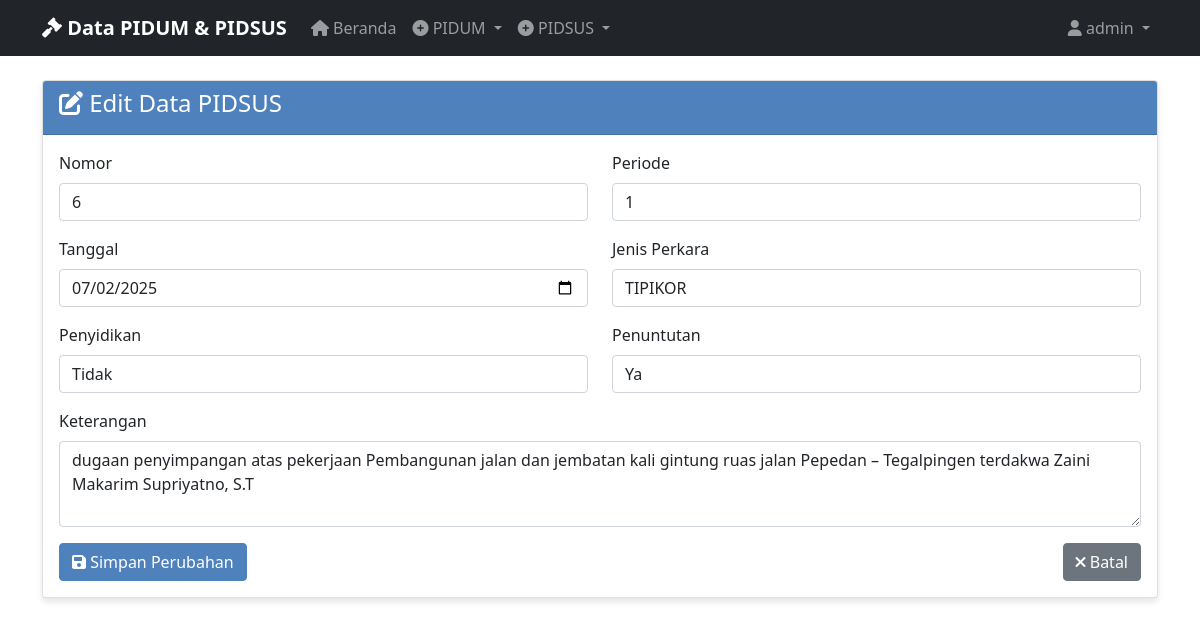
Page /edit_pidsus/6 (signed in) on the committed database.
### tables this page shows
CREATE TABLE pidsus_data (
                id INTEGER PRIMARY KEY AUTOINCREMENT,
                no TEXT NOT NULL,
                periode TEXT NOT NULL,
                tanggal TEXT NOT NULL,
                jenis_perkara TEXT NOT NULL,
                penyidikan TEXT NOT NULL,
                penuntutan TEXT NOT NULL,
                keterangan TEXT NOT NULL,
                created_at TIMESTAMP DEFAULT CURRENT_TIMESTAMP
            );

### app_with_db.py (the view, shortened to what this page needs)
@app.route('/edit_pidsus/<int:item_id>', methods=['GET', 'POST'])
@login_required
def edit_pidsus(item_id):
    if request.method == 'GET':
        data = get_pidsus_data_by_id(item_id)
        if not data:
            flash('Data tidak ditemukan', 'error')
            return redirect(url_for('view_pidsus'))
        return render_template('edit_pidsus.html', data=data)

### app_with_db.py (called while the page is built)
def login_required(f):
    @wraps(f)
    def decorated_function(*args, **kwargs):
        if 'user_id' not in session:
            return redirect(url_for('login'))
        return f(*args, **kwargs)
    return decorated_function

### database.py (called while the page is built)
@contextmanager
def get_db_connection():
    conn = sqlite3.connect(DATABASE_PATH)
    conn.row_factory = sqlite3.Row
    try:
        yield conn
    finally:
        conn.close()

def get_pidsus_data_by_id(item_id):
    with get_db_connection() as conn:
        cursor = conn.cursor()
        cursor.execute('SELECT * FROM pidsus_data WHERE id = ?', (item_id,))
        row = cursor.fetchone()
        return dict(row) if row else None

### templates/edit_pidsus.html (shortened to what this page needs)
{% extends "base.html" %}
{% block content %}
<div class="row">
    <div class="col-md-12">
        <div class="card">
            <div class="card-header">
                <h4><i class="fas fa-edit"></i> Edit Data PIDSUS</h4>
            </div>
            <div class="card-body">
                <form method="POST" action="{{ url_for('edit_pidsus', item_id=data.id) }}">
                    <div class="row">
                        <div class="col-md-6 mb-3">
                            <label for="no" class="form-label">Nomor</label>
                            <input type="text" class="form-control" id="no" name="no" value="{{ data.no }}" required>
                        </div>
                        <div class="col-md-6 mb-3">
                            <label for="periode" class="form-label">Periode</label>
                            <input type="text" class="form-control" id="periode" name="periode" value="{{ data.periode }}" required>
                        </div>
                    </div>
                    <div class="row">
                        <div class="col-md-6 mb-3">
                            <label for="tanggal" class="form-label">Tanggal</label>
                            <input type="date" class="form-control" id="tanggal" name="tanggal" value="{{ data.tanggal }}" required>
                        </div>
                        <div class="col-md-6 mb-3">
                            <label for="jenis_perkara" class="form-label">Jenis Perkara</label>
                            <select class="form-control" id="jenis_perkara" name="jenis_perkara" required>
                                <option value="{{ data['jenis_perkara'] }}" selected>{{ data['jenis_perkara'] }}</option>
                            </select>
                        </div>
                    </div>
                    <div class="row">
                        <div class="col-md-6 mb-3">
                            <label for="penyidikan" class="form-label">Penyidikan</label>
                            <select class="form-control" id="penyidikan" name="penyidikan" required>
                                <option value="0" {% if data.penyidikan == '0' %}selected{% endif %}>Tidak</option>
                            </select>
                        </div>
                        <div class="col-md-6 mb-3">
                            <label for="penuntutan" class="form-label">Penuntutan</label>
                            <select class="form-control" id="penuntutan" name="penuntutan" required>
                                <option value="1" {% if data.penuntutan == '1' %}selected{% endif %}>Ya</option>
                            </select>
                        </div>
                    </div>
                    <div class="row">
                        <div class="col-md-12 mb-3">
                            <label for="keterangan" class="form-label">Keterangan</label>
                            <textarea class="form-control" id="keterangan" name="keterangan" rows="3">{{ data.keterangan }}</textarea>
                        </div>
                    </div>
                    <div class="row">
                        <div class="col-md-12">
                            <div class="d-flex justify-content-between">
                                <button type="submit" class="btn btn-primary">
                                    <i class="fas fa-save"></i> Simpan Perubahan
                                </button>
                                <a href="{{ url_for('view_pidsus') }}" class="btn btn-secondary">
                                    <i class="fas fa-times"></i> Batal
                                </a>
                            </div>
                        </div>
                    </div>
                </form>
            </div>
        </div>
    </div>
</div>
{% endblock %}

### templates/base.html (style rules this page uses)
.card { box-shadow: 0 4px 6px rgba(0, 0, 0, 0.1); margin-bottom: 20px; }
.card-header { background-color: #4F81BD; color: white; font-weight: bold; }
.btn-primary { background-color: #4F81BD; border-color: #4F81BD; }

### rows in the picture
pidsus_data: no "6", periode "1", tanggal "07/02/2025", jenis_perkara "TIPIKOR", penyidikan "Tidak", penuntutan "Ya", keterangan "dugaan penyimpangan atas pekerjaan Pembangunan jalan dan jembatan kali gintung ruas jalan Pepedan – Tegalpingen terdakwa Zaini Makarim Supriyatno, S.T"

### other values in the picture
{{ session.username }} "admin"
